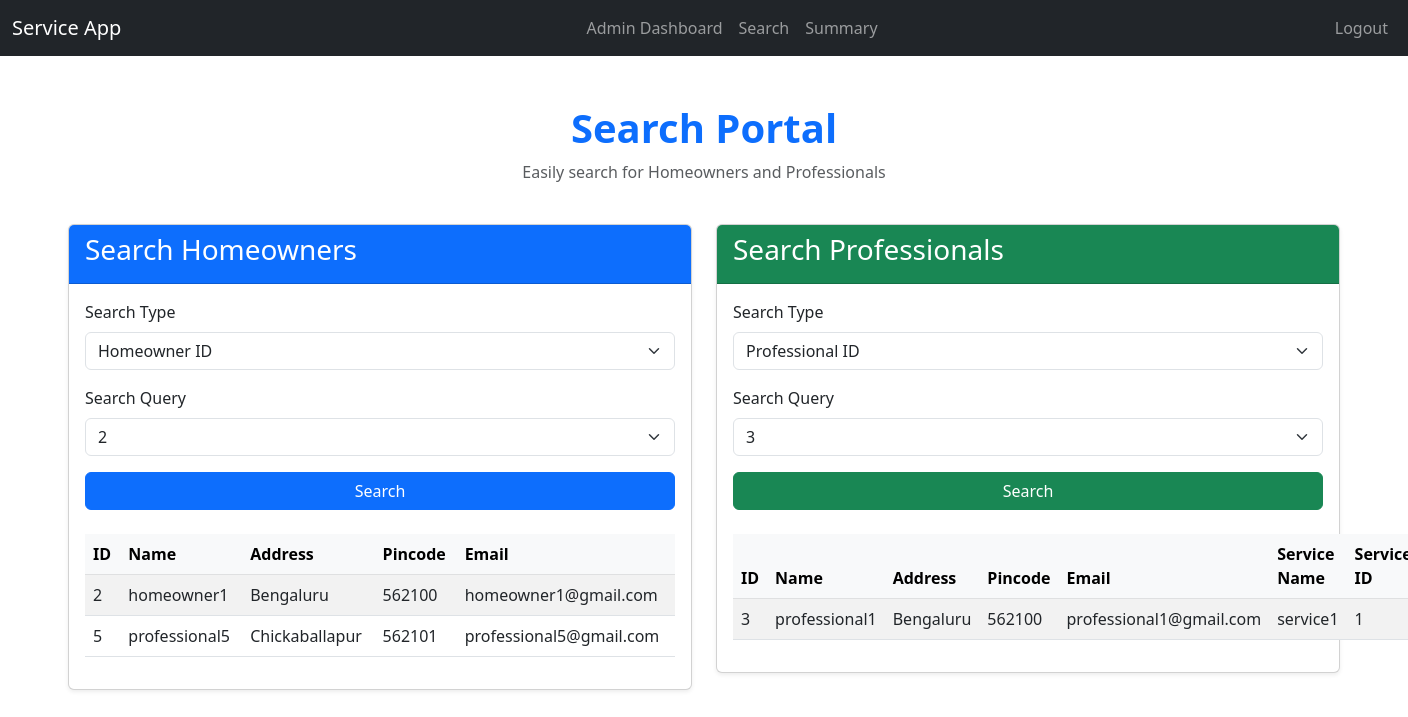
Page /admin_search on the committed database.
### main.py (models this page shows)
class Homeowner(db.Model):
    __tablename__ = 'homeowners'
    homeowner_id = db.Column(db.Integer, db.ForeignKey('users.user_id'), primary_key=True)
    service_id = db.Column(db.Integer, db.ForeignKey('services.service_id'), nullable=True)
    service_request = db.Column(db.Text)
    rating = db.Column(db.Float)
    review = db.Column(db.Text)
    user = db.relationship('User', backref=db.backref('homeowner', uselist=False))

class User(db.Model):
    __tablename__ = 'users'
    user_id = db.Column(db.Integer, primary_key=True, autoincrement=True)
    username = db.Column(db.String(50), nullable=False, unique=True)
    password = db.Column(db.String(50), nullable=False)
    email = db.Column(db.String(100))
    address = db.Column(db.String(200))
    pincode = db.Column(db.Integer)
    is_admin = db.Column(db.Boolean, default=False)
    is_professional = db.Column(db.Boolean, default=False)
    is_homeowner = db.Column(db.Boolean, default=False)

class Professional(db.Model):
    __tablename__ = 'professionals'
    professional_id = db.Column(db.Integer, db.ForeignKey('users.user_id'), primary_key=True)
    service_name = db.Column(db.String(100))
    experience = db.Column(db.Integer)
    service_id = db.Column(db.Integer, db.ForeignKey('services.service_id'), nullable=False)
    is_approved = db.Column(db.Boolean, default=False)
    description_file = db.Column(db.Text)
    avg_rating = db.Column(db.Float)
    user = db.relationship('User', backref=db.backref('professional', uselist=False))

### main.py (the view, shortened to what this page needs)
@app.route('/admin_search', methods=['GET', 'POST'])
def admin_search():
    homeowners = Homeowner.query.join(User, Homeowner.homeowner_id == User.user_id).all()
    professionals = Professional.query.join(User, Professional.professional_id == User.user_id).all()
    search_type_homeowner = request.form.get('search_type_homeowner', 'homeowner_id')
    search_type_professional = request.form.get('search_type_professional', 'professional_id')
    search_query_homeowner = request.form.get('search_query_homeowner')
    search_query_professional = request.form.get('search_query_professional')
    homeowner_options = {
        "homeowner_id": sorted(set([str(h.user.user_id) for h in homeowners])),
        "username": sorted(set([h.user.username for h in homeowners])),
        "address": sorted(set([h.user.address for h in homeowners])),
        "pincode": sorted(set([str(h.user.pincode) for h in homeowners])),
        "email": sorted(set([h.user.email for h in homeowners]))
    }
    professional_options = {
        "professional_id": sorted(set([str(p.user.user_id) for p in professionals])),
        "username": sorted(set([p.user.username for p in professionals])),
        "address": sorted(set([p.user.address for p in professionals])),
        "pincode": sorted(set([str(p.user.pincode) for p in professionals])),
        "email": sorted(set([p.user.email for p in professionals])),
        "service_name": sorted(set([p.service_name for p in professionals])),
        "service_id": sorted(set([str(p.service_id) for p in professionals]))
    }
    filtered_homeowners = homeowners
    filtered_professionals = professionals
    return render_template(
        'admin_search.html',is_admin=True,is_professional=False,is_homeowner=False,
        homeowner_options=homeowner_options,
        professional_options=professional_options,
        search_type_homeowner=search_type_homeowner,
        search_type_professional=search_type_professional,
        filtered_homeowners=filtered_homeowners,
        filtered_professionals=filtered_professionals
    )

### templates/admin_search.html (shortened to what this page needs)
{% extends "base.html" %}
{% block content %}
<div class="container my-5">
    <div class="row mb-4">
        <div class="col text-center">
            <h1 class="fw-bold text-primary">Search Portal</h1>
            <p class="text-muted">Easily search for Homeowners and Professionals</p>
        </div>
    </div>
    <div class="row">
        <div class="col-md-6 mb-4">
            <div class="card shadow-sm">
                <div class="card-header bg-primary text-white">
                    <h3 class="card-title">Search Homeowners</h3>
                </div>
                <div class="card-body">
                    <form method="POST" class="mb-4">
                        <div class="mb-3">
                            <label for="search_type_homeowner" class="form-label">Search Type</label>
                            <select name="search_type_homeowner" id="search_type_homeowner" class="form-select" onchange="this.form.submit()" required>
                                <option value="homeowner_id" {% if search_type_homeowner == 'homeowner_id' %}selected{% endif %}>Homeowner ID</option>
                            </select>
                        </div>
                        <div class="mb-3">
                            <label for="search_query_homeowner" class="form-label">Search Query</label>
                            <select name="search_query_homeowner" id="search_query_homeowner" class="form-select" required>
                                {% for option in homeowner_options[search_type_homeowner] %}
                                    <option value="{{ option }}">{{ option }}</option>
                                {% endfor %}
                            </select>
                        </div>
                        <button type="submit" class="btn btn-primary w-100">Search</button>
                    </form>
                    <table class="table table-striped table-hover">
                        <thead class="table-light">
                            <tr>
                                <th>ID</th>
                                <th>Name</th>
                                <th>Address</th>
                                <th>Pincode</th>
                                <th>Email</th>
                            </tr>
                        </thead>
                        <tbody>
                            {% for homeowner in filtered_homeowners %}
                                <tr>
                                    <td>{{ homeowner.user.user_id }}</td>
                                    <td>{{ homeowner.user.username }}</td>
                                    <td>{{ homeowner.user.address }}</td>
                                    <td>{{ homeowner.user.pincode }}</td>
                                    <td>{{ homeowner.user.email }}</td>
                                </tr>
                            {% endfor %}
                        </tbody>
                    </table>
                </div>
            </div>
        </div>
        <div class="col-md-6 mb-4">
            <div class="card shadow-sm">
                <div class="card-header bg-success text-white">
                    <h3 class="card-title">Search Professionals</h3>
                </div>
                <div class="card-body">
                    <form method="POST" class="mb-4">
                        <div class="mb-3">
                            <label for="search_type_professional" class="form-label">Search Type</label>
                            <select name="search_type_professional" id="search_type_professional" class="form-select" onchange="this.form.submit()" required>
                                <option value="professional_id" {% if search_type_professional == 'professional_id' %}selected{% endif %}>Professional ID</option>
                            </select>
                        </div>
                        <div class="mb-3">
                            <label for="search_query_professional" class="form-label">Search Query</label>
                            <select name="search_query_professional" id="search_query_professional" class="form-select" required>
                                {% for option in professional_options[search_type_professional] %}
                                    <option value="{{ option }}">{{ option }}</option>
                                {% endfor %}
                            </select>
                        </div>
                        <button type="submit" class="btn btn-success w-100">Search</button>
                    </form>
                    <table class="table table-striped table-hover">
                        <thead class="table-light">
                            <tr>
                                <th>ID</th>
                                <th>Name</th>
                                <th>Address</th>
                                <th>Pincode</th>
                                <th>Email</th>
                                <th>Service Name</th>
                                <th>Service ID</th>
                            </tr>
                        </thead>
                        <tbody>
                            {% for professional in filtered_professionals %}
                                <tr>
                                    <td>{{ professional.user.user_id }}</td>
                                    <td>{{ professional.user.username }}</td>
                                    <td>{{ professional.user.address }}</td>
                                    <td>{{ professional.user.pincode }}</td>
                                    <td>{{ professional.user.email }}</td>
                                    <td>{{ professional.service_name }}</td>
                                    <td>{{ professional.service_id }}</td>
                                </tr>
                            {% endfor %}
                        </tbody>
                    </table>
                </div>
            </div>
        </div>
    </div>
</div>
{% endblock %}

### rows in the picture
Homeowner: user.user_id "2", user.username "homeowner1", user.address "Bengaluru", user.pincode "562100", user.email "homeowner1@gmail.com"
Homeowner: user.user_id "5", user.username "professional5", user.address "Chickaballapur", user.pincode "562101", user.email "professional5@gmail.com"
Professional: user.user_id "3", user.username "professional1", user.address "Bengaluru", user.pincode "562100", user.email "professional1@gmail.com", service_name "service1", service_id "1"

### other values in the picture
form field search_query_homeowner "2"
form field search_query_professional "3"
